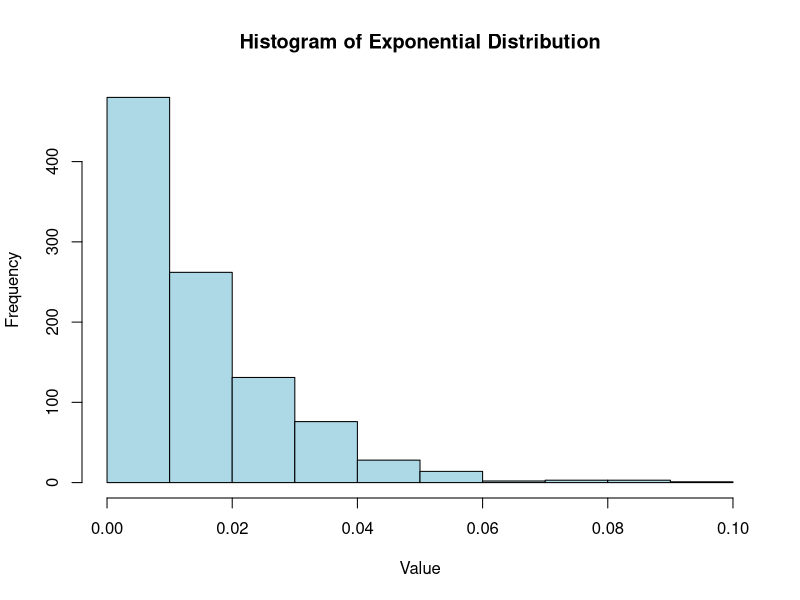
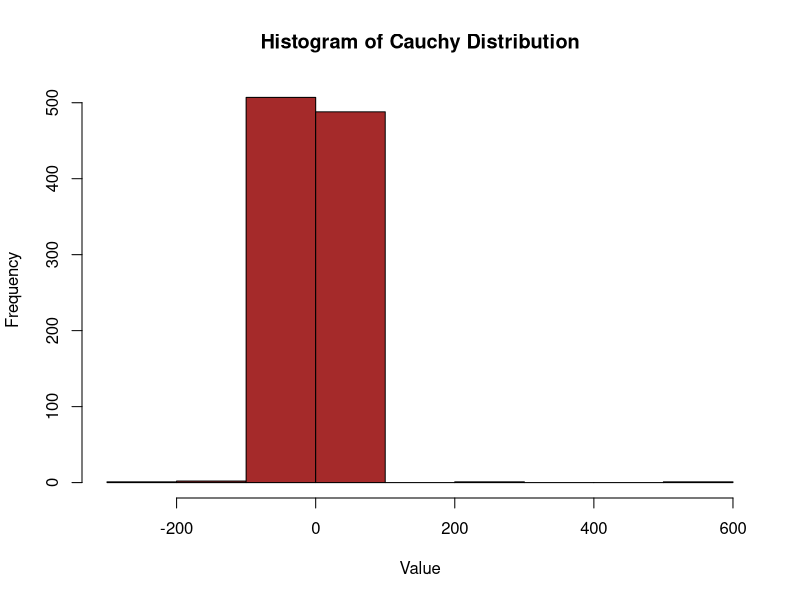
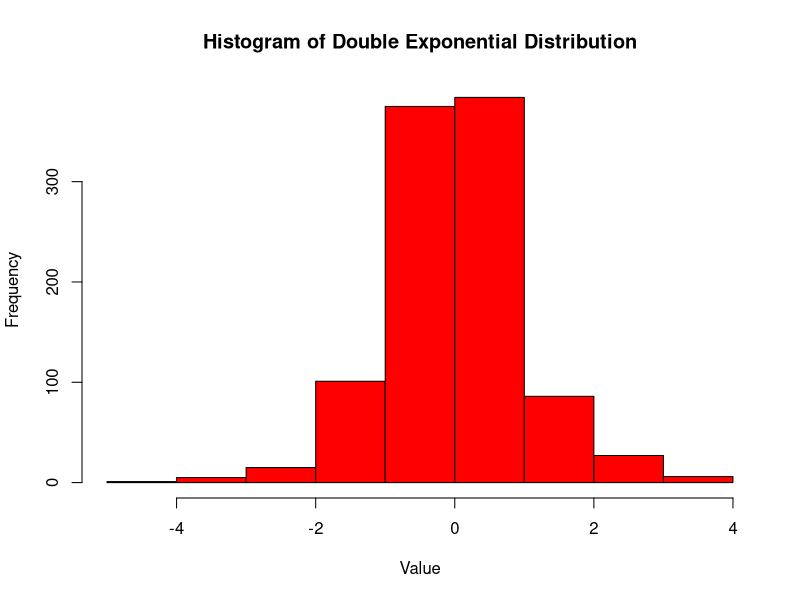
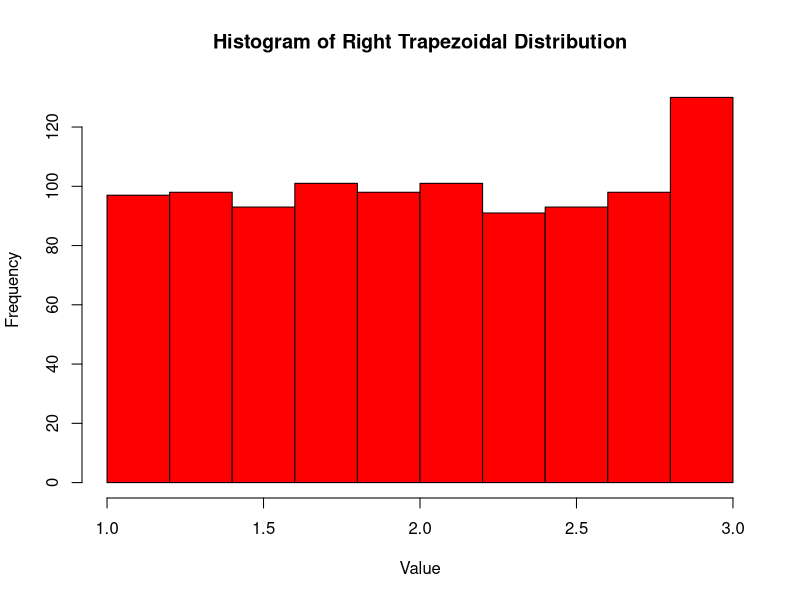
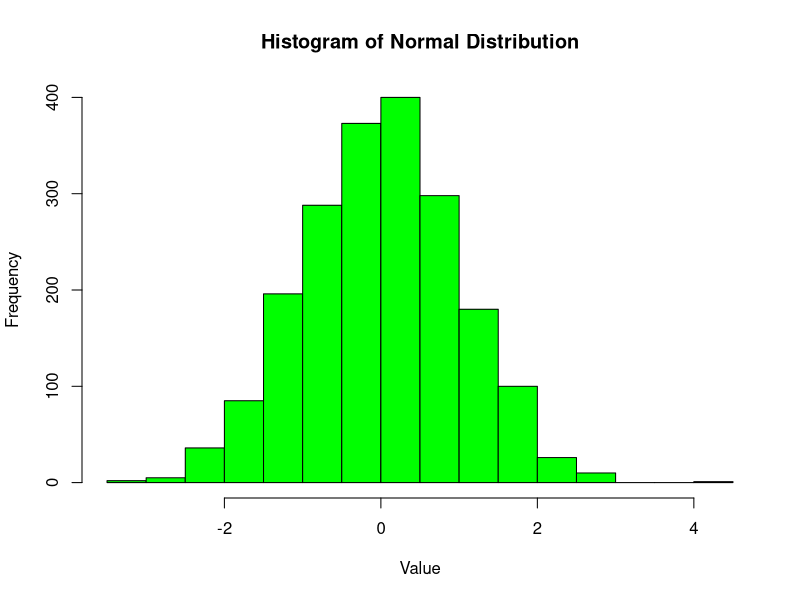

R code for these plots, in order:
## Estimation of the value of pi:
BIG_NUM <- 1000
generate_rand_value <- function (num, lo, hi) {
  set.seed(67)
  U<-runif(num, lo, hi)
  return(U)
}

X <-generate_rand_value(BIG_NUM, -1, 1)
Y <-generate_rand_value(BIG_NUM, -1, 1)

count<-0

for(x in X){
  for(y in Y){
    if(x^2 + y^2<=1){
      count <- count + 1
    }
  }
}
pi_val <- 4*(count/(BIG_NUM*BIG_NUM))

# Approximately the value P(X^2 + Y^2 <=1) = pi/4, so we need to multiply the value by 4 inroder to estimate the value of pi
sprintf("The estimated value of pi is: %f", pi_val)


## Solution to assignment problems:
# a) Usage of Probability Integral Transform to generate a random sample from exponential distribution
sigma <- 67
theta <- 0

# Now we shall calculate the value of the given distribution
get_rand_exp_dist <- function (num){
  x <- runif(num)
  h <- theta + (-1/sigma)*log(1-x)
  return(h)
}

# Now we visualise the exponential distribution:
X <- get_rand_exp_dist(1000)
hist(X, main = "Histogram of Exponential Distribution", xlab = "Value", ylab = "Frequency", col = "lightblue", border = "black")

# First we generate the intervals and k = 8 (let's say)
lambda <- 1000/sum(X)
k<-152
intervals <- numeric(0)
prob<-1/k
E <- rep(1000*prob, k)

for(i in 0:(k-1)){
  intervals<-append(intervals, (-1/lambda)*log(1-i*prob))  
}

# Now we shall proceed to obtain the observed frequencies
get_observed_freq <- function (X, ints) {
  freqs <-numeric(0)
  for(i in 2 : length(ints)){
    freqs<-append(freqs, sum(X >= ints[i-1] & X< ints[i]))
  }
  freqs<-append(freqs, length(X)-sum(freqs))
  return(freqs)
}

O <- get_observed_freq(X, intervals)
W <- sum(((O-E)^2)/E)
criticial_value <- qchisq(0.95, k-1)
if(W > criticial_value){
  print("The given distribution doesnt follow Exponential Distribution")
} else {
  print("The given distribution follows Exponential Distribution")
}


# b)  Usage of Probability Integral Transform to generate a random sample from Cauchy Distribution
sig <- 0.67

get_cauchy_dist <- function(num) {
  x <- runif(num)
  h <- sig*tan(pi*(x-0.5))
  return(h)
}

X <- get_cauchy_dist(1000)
hist(X, main = "Histogram of Cauchy Distribution", xlab = "Value", ylab = "Frequency", col = "brown", border = "black")

k<-164
intervals <- numeric(0)
prob<-1/k
E <- rep(1000*prob, k)

for(i in 0:(k-1)){
  intervals<-append(intervals, sig*tan(pi*((i*prob)-0.5)))  
}

O <- get_observed_freq(X, intervals)
W <- sum(((O-E)^2)/E)
criticial_value <- qchisq(0.95, k-1)

if(W > criticial_value){
  print("The given distribution doesnt follow Cauchy Distribution")
} else {
  print("The given distribution follows Cauchy Distribution")
}

# c)  Usage of Probability Integral Transform to generate a random sample from Double Exponential Distribution
mu <- 0
beta <- 0.67
get_dde_dist <- function(num) {
  x <- runif(num, 0, 1)
  h <- mu - beta * sign(x - 0.5) * log(1 - 2 * abs(x - 0.5))
  return(h)
}

X <- get_dde_dist(1000)
hist(X, main = "Histogram of Double Exponential Distribution", xlab = "Value", ylab = "Frequency", col = "red", border = "black")

k<-157
intervals <- numeric(0)
prob<-1/k
E <- rep(1000*prob, k)

for(i in 0:(k-1)){
  intervals<-append(intervals, - beta * sign(prob*i - 0.5) * log(1 - 2 * abs(prob*i - 0.5)))  
}

O <- get_observed_freq(X, intervals)
W <- sum(((O-E)^2)/E)
criticial_value <- qchisq(0.95, k-1)

if(W > criticial_value){
  print("The given distribution doesnt follow Double Exponential Distribution")
} else {
  print("The given distribution follows Double Exponential Distribution")
}

# d)  Usage of Probability Integral Transform to generate a random sample from Right Trapezoidal Distribution
generate_rtz_dist <- function (num, lo, loin, lomax, hi) {
  x <- runif(num)
  h <- numeric(0)
  val <- (lomax - lo) / (hi - lo)
  
  for (i in 1:num) {
    if (x[i]<val) {
      h <- append(h, lo + sqrt(x[i] * (loin - lo) * (lomax - lo)))
    } else {
      h <- append(h, lomax + (x[i] - (lomax - lo) / (hi- lo)) * (hi - lomax))
    }
  }
  return(h)
}

lo = 1
loin=1
lomax=1
hi=3

X <- generate_rtz_dist(1000, lo,loin,lomax,hi)
hist(X, main = "Histogram of Right Trapezoidal Distribution", xlab = "Value", col = "red", border = "black")

k<-157
intervals <- numeric(0)
prob<-1/k
E <- rep(1000*prob, k)
val <- (lomax - lo) / (hi - lo)

for(i in 0:(k-1)){
  value <- i*prob
  if (value<val) {
    intervals <- append(intervals, lo + sqrt(value * (loin - lo) * (lomax - lo)))
  } else {
    intervals <- append(intervals, lomax + (value - (lomax - lo) / (hi- lo)) * (hi - lomax))
  }
}

O <- get_observed_freq(X, intervals)
W <- sum(((O-E)^2)/E)
criticial_value <- qchisq(0.95, k-1)

if(W > criticial_value){
  print("The given distribution doesnt follow Trapezoidal Distribution")
} else {
  print("The given distribution follows Trapezoidal Distribution")
}
# # e)  Usage of Probability Integral Transform to generate a random sample from Cauchy Distribution
generate_std_normie <- function(num) {
  x1 <- runif(num, 0, 1)
  x2 <- runif(num, 0, 1)
  
  z1 <- sqrt(-2 * log(x1)) * cos(2 * pi * x2)
  z2 <- sqrt(-2 * log(x1)) * sin(2 * pi * x2)
  
  return(cbind(z1, z2))
}

generate_normal <- function(num, mean, stdev) {
  z <- generate_std_normie(num)
  x <- mean + stdev*z
  return(x)
}

mean <- 0
stdev <- 1
num<-1000

X <- generate_normal(1000, mean=0, stdev=1)
hist(X, main = "Histogram of Normal Distribution", xlab = "Value", col = "green", border = "black")

brs <- seq(-4, 4, by = 1)
O <- table(cut(X, breaks = brs, include.lowest = TRUE))

E <- diff(pnorm(brs))
W <- sum((O - E * length(X))^2 / (E * length(X)))
k <- length(brs)
critical_value <- qchisq(0.95, k-1)

if (W > critical_value) {
  print("The sample doesnt follow a standard normal distribution")
} else {
  print("The sample follows a standard normal distribution.")
}

# k<-8
# intervals <- numeric(0)
# prob<-1/k
# E <- rep(100*prob, k)
# E
# for(i in 1:(k-1)){
#   intervals<-append(intervals, i*prob)
# }
# 
# intervals <- sqrt(-2 * log(intervals)) * cos(2 * pi * intervals)
# 
# O <- get_observed_freq(X, intervals)
# W <- sum(((O-E)^2)/E)
# criticial_value <- qchisq(0.95, 7)
# 
# if(W > criticial_value){
#   print("The given distribution doesnt follow Normal Distribution")
# } else {
#   print("The given distribution follows Normal Distribution")
# }

#  f)  Usage of Probability Integral Transform to generate a random sample from Cauchy Distribution
# generate_gamma_dist <- function(num, s, r) {
#   x <- runif(num)
#   
#   generate_gamma_inv <- function(x, s, r) {
#     gamma_inc <- function(s, a) {
#       integrate(function(q) q^(a-1) * exp(-q), lower = 0, upper = s)$value
#     }
#     
#     uniroot(function(x) gamma_inc(x, s) / gamma_inc(r, s) - x, interval = c(0, 100))$root
#   }
# 
#   h <- sapply(x, function(x_i) generate_gamma_inv (x_i, s, r))
#   return(h)
# }
# 
# s <- 2
# r <- 1
# num <- 100
# 
# X <- generate_gamma_dist(n, s, r)
# 
# hist(X, main = "Histogram of Normal Distribution", xlab = "Value", col = "green", border = "black")

simpsons_integration <- function(func, alpha, beta, num){
  if (num %% 2 != 0) {
    stop("Number of subintervals (n) shoule be divisible by 2")
  }
  
  step_s <- (beta - alpha) / num
  
  res <- func(alpha) + func(beta)
  
  for (i in 1:(n-1)) {
    x_i <- alpha + i * step_s
    res <- res + 2 * func(x_i) * (1 + i %% 2)
  }
  res <- res * h / 3
  return(res)
}

get_W <- function(X , pdf, n){
  
  h <- max(X)
  l <- min(Y)
  
  num <- length(X)
  k <- (h-l)/num
  
  ints <- numeric(0)
  E <- numeric(0)
  O <- numeric(0)
  
  for(i in 1:n){
    ints[i] <- l +(i-1)*k
  }
  
  ints[n+1] <- hi
  
  for(i in 1:n){
    cdf <- simpsons_integration (pdf,ints[i],ints[i+1],1000)
    E[i] <- cdf*num
    O[i] <- length(X[X<=ints[i+1]])-length(X[X<ints[i]])
  }
  
  result <- sum((O-E)^2/E)
  critical_value <- qchisq(0.95,num-1)
  return(c(res,critical_value))
}

num <- 1000
sh <- 2
sc <- 1

generate_sample <- rgamma(num, shape = sh, scale = sc)
E <- pgamma(sort(generate_sample), shape = sh, scale = sc)
O <- pnorm(sort(generate_sample))

W <- sum((O - E)^2 / E)
k <- num
get_sharp_value <- 1 - pchisq(W, df = (k-1))

if (get_sharp_value >= 0.05) {
  print("This distribution doesnt follow Gamma Distribution")
} else {
  print("This distribution follows Gamma Distribution")
}